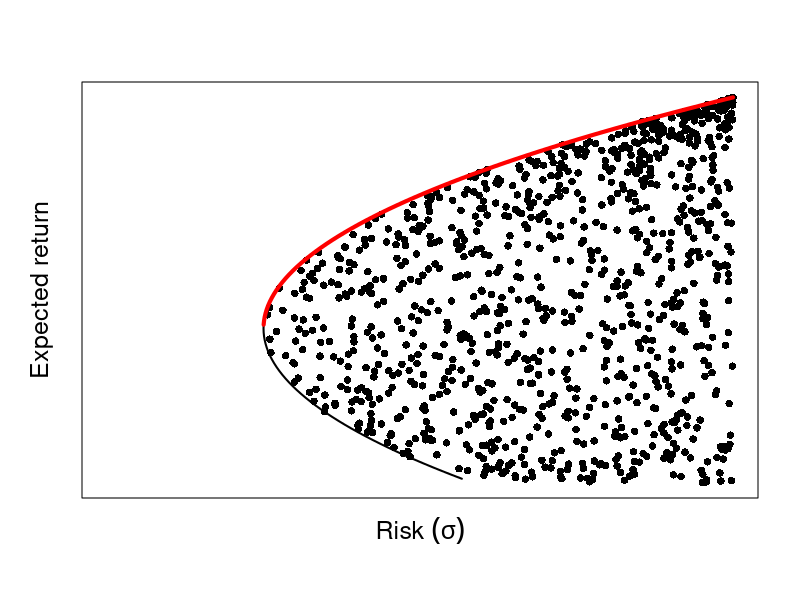

Here is the R script that generated this plot:

set.seed(123)

aa <- 1
hh <- 3
kk <- 2

yy <- seq(100)/20

xx <- aa*(yy - kk)^2 + hh


png()

plot(xx,yy, xlim=c(0,max(xx)), ylim=c(0,5), type="n", xaxt="n", yaxt="n", xlab="", ylab="")
mtext(side=1, text=expression("Risk "(sigma)), line=1.5, cex=1.5)
mtext(side=2, text="Expected return", line=1.5, cex=1.5)




nn <- 1000

ii <- data.frame(x=rep(NA,nn), y=rep(NA,nn))

ss <- seq(0,5,length=nn)

for(i in 1:nn) {
	ii[i,"y"] <- runif(1, 0, 5)
	ii[i,"y"] <- max(rnorm(1, 3, 5),0)
	ii[i,"y"] <- ss[i]
	ii[i,"x"] <- runif(1, aa*(ii[i,"y"] - kk)^2 + hh, max(xx))
}



points(ii[1,"x"], ii[1,"y"], pch=16)

points(ii$x, ii$y, pch=16)

lines(xx, yy, lwd=2, col="black")

lines(xx[yy>2], yy[yy>2], lwd=4, col="red")

